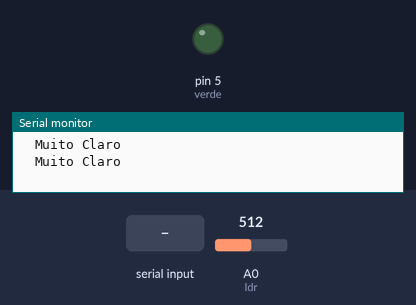
A sketch run on a simulated Arduino Uno, built with avr-gcc and run on an emulated ATmega328P. Parts: output pins drawn as LEDs (lit = HIGH), the last lines printed to the serial monitor. The test bench sets the inputs (shaded band); at power-on: A0 (ldr) = 512.

Above: at 1.2 s.
1.3 s: "1" received over Serial
At 3.4 s:
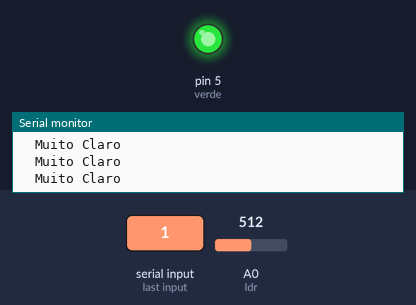
6.8 s: "0" received over Serial
At 8.7 s:
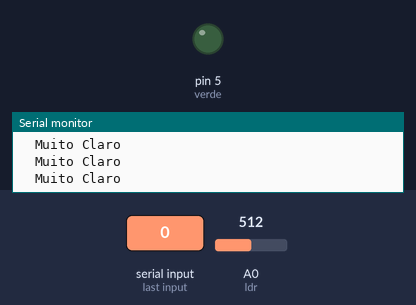
Timing chart, 0 to 10.2 s (numbered marks = the images above; inputs shaded):
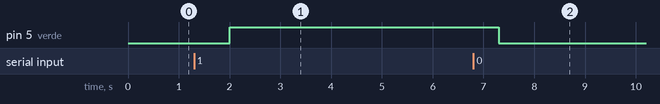

The sketch:

aula2015.ino
```cpp
int verde = 5;
int vrecebido = -2;
int ldr = 0;
int leitura;

void setup() {
    pinMode(verde, OUTPUT);
    Serial.begin(9600);
}

void loop() {


    if (Serial.available() > 0) {
        vrecebido = Serial.read();
    }

    if (vrecebido > 0) {
        if (vrecebido == '1'){
            digitalWrite(verde, HIGH);
            //Serial.print(HIGH);
            delay(300);
        } else if (vrecebido == '0'){
            digitalWrite(verde, LOW);
            //Serial.print(LOW);
            delay(300);
        }
        vrecebido = -2;
    }

     leitura = analogRead(ldr);
   //Serial.print(leitura);     // o valor lido

  // alguns limiares para quantizar valores determinados
  if (leitura < 10) {
    Serial.println("  Brilhante"); // escuridão
  } else if (leitura < 700) {
    Serial.println("  Muito Claro"); // penumbra, entardecer
  } else if (leitura > 700 && leitura <950) {
    Serial.println("  Iluminado"); //
  } else if (leitura > 950) {
    Serial.println("  Muito Escuro"); // brilhante
  }

  delay(1000);

}
```

Measured:
- after the input at 1.3 s, pin 5 (verde): LOW → HIGH after 0.70 s
- after the input at 6.8 s, pin 5 (verde): HIGH → LOW after 0.50 s
